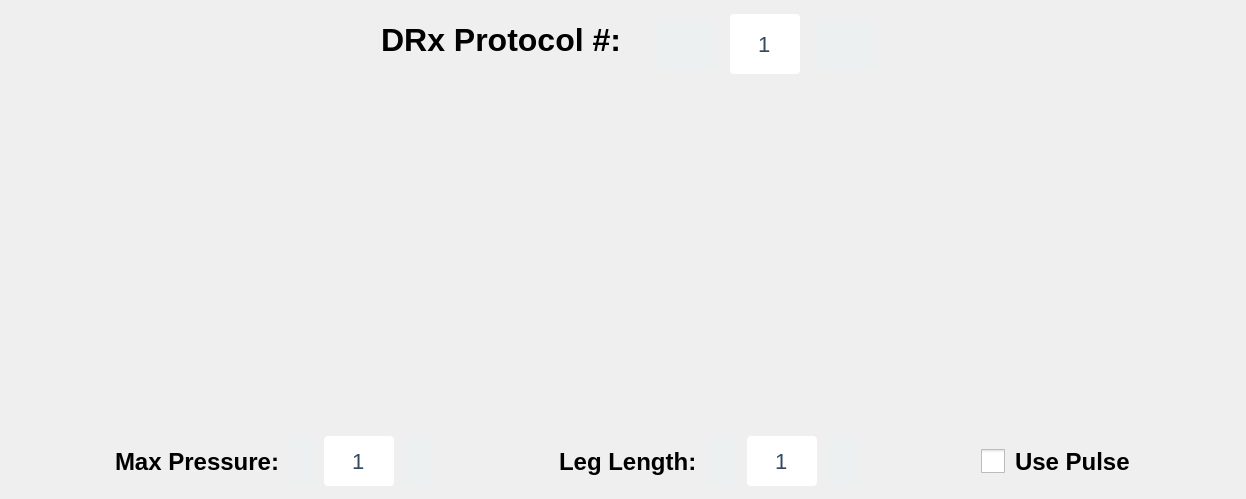
       <widget class="QWidget" name="preset_protocols_tab">
        <property name="sizePolicy">
         <sizepolicy hsizetype="MinimumExpanding" vsizetype="Expanding">
          <horstretch>0</horstretch>
          <verstretch>0</verstretch>
         </sizepolicy>
        </property>
        <property name="maximumSize">
         <size>
          <width>1246</width>
          <height>528</height>
         </size>
        </property>
        <attribute name="title">
         <string>Preset Protocol</string>
        </attribute>
        <layout class="QVBoxLayout" name="verticalLayout_4">
         <property name="leftMargin">
          <number>0</number>
         </property>
         <property name="topMargin">
          <number>0</number>
         </property>
         <property name="rightMargin">
          <number>0</number>
         </property>
         <property name="bottomMargin">
          <number>0</number>
         </property>
         <item>
          <widget class="QFrame" name="frame_3">
           <property name="maximumSize">
            <size>
             <width>1246</width>
             <height>428</height>
            </size>
           </property>
           <property name="styleSheet">
            <string notr="true">border:none;</string>
           </property>
           <property name="frameShape">
            <enum>QFrame::StyledPanel</enum>
           </property>
           <property name="frameShadow">
            <enum>QFrame::Raised</enum>
           </property>
           <layout class="QVBoxLayout" name="verticalLayout_6">
            <property name="spacing">
             <number>0</number>
            </property>
            <property name="leftMargin">
             <number>0</number>
            </property>
            <property name="topMargin">
             <number>0</number>
            </property>
            <property name="rightMargin">
             <number>0</number>
            </property>
            <property name="bottomMargin">
             <number>0</number>
            </property>
            <item>
             <widget class="QGroupBox" name="groupBox_3">
              <property name="sizePolicy">
               <sizepolicy hsizetype="Preferred" vsizetype="Preferred">
                <horstretch>0</horstretch>
                <verstretch>0</verstretch>
               </sizepolicy>
              </property>
              <property name="minimumSize">
               <size>
                <width>0</width>
                <height>79</height>
               </size>
              </property>
              <property name="maximumSize">
               <size>
                <width>1246</width>
                <height>129</height>
               </size>
              </property>
              <property name="styleSheet">
               <string notr="true">padding:0 10px;
margin-top:10px;</string>
              </property>
              <property name="title">
               <string/>
              </property>
              <layout class="QHBoxLayout" name="horizontalLayout_3">
               <property name="spacing">
                <number>15</number>
               </property>
               <property name="leftMargin">
                <number>0</number>
               </property>
               <property name="topMargin">
                <number>0</number>
               </property>
               <property name="rightMargin">
                <number>0</number>
               </property>
               <property name="bottomMargin">
                <number>0</number>
               </property>
               <item>
                <spacer name="horizontalSpacer_4">
                 <property name="orientation">
                  <enum>Qt::Horizontal</enum>
                 </property>
                 <property name="sizeHint" stdset="0">
                  <size>
                   <width>40</width>
                   <height>20</height>
                  </size>
                 </property>
                </spacer>
               </item>
               <item>
                <widget class="QLabel" name="label_5">
                 <property name="maximumSize">
                  <size>
                   <width>400</width>
                   <height>120</height>
                  </size>
                 </property>
                 <property name="styleSheet">
                  <string notr="true">
                                                                            font-size: 32px;
                                                                            font-weight: bold;
                                                                            margin: 5px 0px;</string>
                 </property>
                 <property name="text">
                  <string>DRx Protocol #: </string>
                 </property>
                 <property name="alignment">
                  <set>Qt::AlignCenter</set>
                 </property>
                </widget>
               </item>
               <item>
                <widget class="QLabel" name="backward_button_protocol_image">
                 <property name="minimumSize">
                  <size>
                   <width>60</width>
                   <height>60</height>
                  </size>
                 </property>
                 <property name="maximumSize">
                  <size>
                   <width>60</width>
                   <height>60</height>
                  </size>
                 </property>
                 <property name="styleSheet">
                  <string notr="true">
                                                                            border-bottom: 1px solid
                                                                            #bdc3c7; padding: 2px;
                                                                            background-color:
                                                                            #ecf0f1;
                                                                            border: 1px solid
                                                                            #bdc3c7;
                                                                            border-radius: 4px;</string>
                 </property>
                 <property name="text">
                  <string/>
                 </property>
                 <property name="textFormat">
                  <enum>Qt::PlainText</enum>
                 </property>
                 <property name="pixmap">
                  <pixmap>images/buttons/arrow-back.png</pixmap>
                 </property>
                 <property name="scaledContents">
                  <bool>true</bool>
                 </property>
                 <property name="alignment">
                  <set>Qt::AlignCenter</set>
                 </property>
                 <property name="wordWrap">
                  <bool>false</bool>
                 </property>
                </widget>
               </item>
               <item>
                <widget class="QLineEdit" name="protocol_number_field">
                 <property name="minimumSize">
                  <size>
                   <width>70</width>
                   <height>40</height>
                  </size>
                 </property>
                 <property name="maximumSize">
                  <size>
                   <width>70</width>
                   <height>70</height>
                  </size>
                 </property>
                 <property name="styleSheet">
                  <string notr="true">font-size:22px;
                                                                            background-color: white;
                                                                            border: 1px solid
                                                                            #bdc3c7;
                                                                            border-radius: 4px;
                                                                            padding: 4px 4px;
                                                               
                                                                            color: #34495e;
                                                                            min-width: 60px;</string>
                 </property>
                 <property name="text">
                  <string>1</string>
                 </property>
                 <property name="alignment">
                  <set>Qt::AlignCenter</set>
                 </property>
                </widget>
               </item>
               <item>
                <widget class="QLabel" name="forward_button_protocol_image">
                 <property name="minimumSize">
                  <size>
                   <width>60</width>
                   <height>60</height>
                  </size>
                 </property>
                 <property name="maximumSize">
                  <size>
                   <width>60</width>
                   <height>60</height>
                  </size>
                 </property>
                 <property name="styleSheet">
                  <string notr="true">
                                                                            border-bottom: 1px solid
                                                                            #bdc3c7; padding: 2px;
                                                                            background-color:
                                                                            #ecf0f1;
                                                                            border: 1px solid
                                                                            #bdc3c7;
                                                                            border-radius: 4px;</string>
                 </property>
                 <property name="text">
                  <string/>
                 </property>
                 <property name="pixmap">
                  <pixmap>images/buttons/arrow-forward.png</pixmap>
                 </property>
                 <property name="scaledContents">
                  <bool>true</bool>
                 </property>
                 <property name="alignment">
                  <set>Qt::AlignCenter</set>
                 </property>
                 <property name="wordWrap">
                  <bool>false</bool>
                 </property>
                </widget>
               </item>
               <item>
                <spacer name="horizontalSpacer_5">
                 <property name="orientation">
                  <enum>Qt::Horizontal</enum>
                 </property>
                 <property name="sizeHint" stdset="0">
                  <size>
                   <width>40</width>
                   <height>20</height>
                  </size>
                 </property>
                </spacer>
               </item>
              </layout>
             </widget>
            </item>
            <item>
             <widget class="QGroupBox" name="groupBox_14">
              <property name="minimumSize">
               <size>
                <width>1246</width>
                <height>350</height>
               </size>
              </property>
              <property name="maximumSize">
               <size>
                <width>1246</width>
                <height>400</height>
               </size>
              </property>
              <property name="styleSheet">
               <string notr="true">padding:15px 15px;</string>
              </property>
              <property name="title">
               <string/>
              </property>
              <layout class="QHBoxLayout" name="horizontalLayout_11">
               <property name="spacing">
                <number>0</number>
               </property>
               <property name="leftMargin">
                <number>0</number>
               </property>
               <property name="topMargin">
                <number>0</number>
               </property>
               <property name="rightMargin">
                <number>0</number>
               </property>
               <property name="bottomMargin">
                <number>15</number>
               </property>
               <item>
                <widget class="QLabel" name="label_protocol_image">
                 <property name="sizePolicy">
                  <sizepolicy hsizetype="MinimumExpanding" vsizetype="MinimumExpanding">
                   <horstretch>0</horstretch>
                   <verstretch>0</verstretch>
                  </sizepolicy>
                 </property>
                 <property name="minimumSize">
                  <size>
                   <width>400</width>
                   <height>225</height>
                  </size>
                 </property>
                 <property name="maximumSize">
                  <size>
                   <width>1000</width>
                   <height>300</height>
                  </size>
                 </property>
                 <property name="styleSheet">
                  <string notr="true">border:2px
                                                                            solid rgb(0, 170, 255);
                                                                            border-radius:5px;
                                                                            padding:0px;
                                                                            margin:5px;</string>
                 </property>
                 <property name="pixmap">
                  <pixmap>images/graphics/protocol-graphics/1.png</pixmap>
                 </property>
                 <property name="scaledContents">
                  <bool>true</bool>
                 </property>
                 <property name="margin">
                  <number>0</number>
                 </property>
                </widget>
               </item>
              </layout>
             </widget>
            </item>
           </layout>
          </widget>
         </item>
         <item>
          <widget class="QGroupBox" name="groupBox_15">
           <property name="sizePolicy">
            <sizepolicy hsizetype="Maximum" vsizetype="MinimumExpanding">
             <horstretch>0</horstretch>
             <verstretch>0</verstretch>
            </sizepolicy>
           </property>
           <property name="minimumSize">
            <size>
             <width>0</width>
             <height>65</height>
            </size>
           </property>
           <property name="maximumSize">
            <size>
             <width>1246</width>
             <height>100</height>
            </size>
           </property>
           <property name="styleSheet">
            <string notr="true">border:none;</string>
           </property>
           <property name="title">
            <string/>
           </property>
           <layout class="QHBoxLayout" name="horizontalLayout_12">
            <property name="spacing">
             <number>10</number>
            </property>
            <property name="leftMargin">
             <number>0</number>
            </property>
            <property name="topMargin">
             <number>0</number>
            </property>
            <property name="rightMargin">
             <number>0</number>
            </property>
            <property name="bottomMargin">
             <number>10</number>
            </property>
            <item>
             <spacer name="horizontalSpacer_7">
              <property name="orientation">
               <enum>Qt::Horizontal</enum>
              </property>
              <property name="sizeHint" stdset="0">
               <size>
                <width>40</width>
                <height>20</height>
               </size>
              </property>
             </spacer>
            </item>
            <item>
             <widget class="QLabel" name="label_12">
              <property name="minimumSize">
               <size>
                <width>0</width>
                <height>40</height>
               </size>
              </property>
              <property name="styleSheet">
               <string notr="true">
                                                                font-size: 24px;
                                                                font-weight: bold;
                                                            </string>
              </property>
              <property name="text">
               <string>Max Pressure:</string>
              </property>
             </widget>
            </item>
            <item>
             <widget class="QLabel" name="plus_label_pressure">
              <property name="minimumSize">
               <size>
                <width>25</width>
                <height>25</height>
               </size>
              </property>
              <property name="maximumSize">
               <size>
                <width>50</width>
                <height>50</height>
               </size>
              </property>
              <property name="styleSheet">
               <string notr="true">
                                                                border-bottom: 1px solid
                                                                #bdc3c7; padding: 2px;
                                                                background-color:
                                                                #ecf0f1;
                                                                border: 1px solid
                                                                #bdc3c7;
                                                                border-radius: 4px;</string>
              </property>
              <property name="text">
               <string/>
              </property>
              <property name="pixmap">
               <pixmap>images/buttons/plus.png</pixmap>
              </property>
              <property name="scaledContents">
               <bool>true</bool>
              </property>
              <property name="alignment">
               <set>Qt::AlignCenter</set>
              </property>
              <property name="wordWrap">
               <bool>false</bool>
              </property>
             </widget>
            </item>
            <item>
             <widget class="QLineEdit" name="pressure_field">
              <property name="minimumSize">
               <size>
                <width>70</width>
                <height>40</height>
               </size>
              </property>
              <property name="maximumSize">
               <size>
                <width>70</width>
                <height>50</height>
               </size>
              </property>
              <property name="styleSheet">
               <string notr="true">font-size:22px;
                                                                            background-color: white;
                                                                            border: 1px solid
                                                                            #bdc3c7;
                                                                            border-radius: 4px;
                                                                            padding: 4px 4px;
                                                               
                                                                            color: #34495e;
                                                                            min-width: 60px;</string>
              </property>
              <property name="text">
               <string>1</string>
              </property>
              <property name="alignment">
               <set>Qt::AlignCenter</set>
              </property>
             </widget>
            </item>
            <item>
             <widget class="QLabel" name="minus_label_pressure">
              <property name="minimumSize">
               <size>
                <width>30</width>
                <height>30</height>
               </size>
              </property>
              <property name="maximumSize">
               <size>
                <width>50</width>
                <height>50</height>
               </size>
              </property>
              <property name="styleSheet">
               <string notr="true">
                                                                border-bottom: 1px solid
                                                                #bdc3c7; padding: 2px;
                                                                background-color:
                                                                #ecf0f1;
                                                                border: 1px solid
                                                                #bdc3c7;
                                                                border-radius: 4px;</string>
              </property>
              <property name="text">
               <string/>
              </property>
              <property name="pixmap">
               <pixmap>images/buttons/minus.png</pixmap>
              </property>
              <property name="scaledContents">
               <bool>true</bool>
              </property>
              <property name="alignment">
               <set>Qt::AlignCenter</set>
              </property>
              <property name="wordWrap">
               <bool>false</bool>
              </property>
             </widget>
            </item>
            <item>
             <spacer name="horizontalSpacer">
              <property name="orientation">
               <enum>Qt::Horizontal</enum>
              </property>
              <property name="sizeHint" stdset="0">
               <size>
                <width>40</width>
                <height>20</height>
               </size>
              </property>
             </spacer>
            </item>
            <item>
             <widget class="QLabel" name="label_13">
              <property name="minimumSize">
               <size>
                <width>0</width>
                <height>40</height>
               </size>
              </property>
              <property name="styleSheet">
               <string notr="true">
                                                                font-size: 24px;
                                                                font-weight: bold;
                                                            </string>
              </property>
              <property name="text">
               <string>Leg Length:</string>
              </property>
             </widget>
            </item>
            <item>
             <widget class="QLabel" name="plus_label_leg_length">
              <property name="minimumSize">
               <size>
                <width>30</width>
                <height>30</height>
               </size>
              </property>
              <property name="maximumSize">
               <size>
                <width>50</width>
                <height>50</height>
               </size>
              </property>
              <property name="styleSheet">
               <string notr="true">
                                                                border-bottom: 1px solid
                                                                #bdc3c7; padding: 2px;
                                                                background-color:
                                                                #ecf0f1;
                                                                border: 1px solid
                                                                #bdc3c7;
                                                                border-radius: 4px;</string>
              </property>
              <property name="text">
               <string/>
              </property>
              <property name="pixmap">
               <pixmap>images/buttons/plus.png</pixmap>
              </property>
              <property name="scaledContents">
               <bool>true</bool>
              </property>
              <property name="alignment">
               <set>Qt::AlignCenter</set>
              </property>
              <property name="wordWrap">
               <bool>false</bool>
              </property>
             </widget>
            </item>
            <item>
             <widget class="QLineEdit" name="leg_length_field">
              <property name="minimumSize">
               <size>
                <width>70</width>
                <height>50</height>
               </size>
              </property>
              <property name="maximumSize">
               <size>
                <width>70</width>
                <height>50</height>
               </size>
              </property>
              <property name="styleSheet">
               <string notr="true">font-size:22px;
                                                                            background-color: white;
                                                                            border: 1px solid
                                                                            #bdc3c7;
                                                                            border-radius: 4px;
                                                                            padding: 4px 4px;
                                                               
                                                                            color: #34495e;
                                                                            min-width: 60px;</string>
              </property>
              <property name="text">
               <string>1</string>
              </property>
              <property name="alignment">
               <set>Qt::AlignCenter</set>
              </property>
             </widget>
            </item>
            <item>
             <widget class="QLabel" name="minus_label_leg_length">
              <property name="minimumSize">
               <size>
                <width>30</width>
                <height>30</height>
               </size>
              </property>
              <property name="maximumSize">
               <size>
                <width>50</width>
                <height>50</height>
               </size>
              </property>
              <property name="styleSheet">
               <string notr="true">
                                                                border-bottom: 1px solid
                                                                #bdc3c7; padding: 2px;
                                                                background-color:
                                                                #ecf0f1;
                                                                border: 1px solid
                                                                #bdc3c7;
                                                                border-radius: 4px;</string>
              </property>
              <property name="text">
               <string/>
              </property>
              <property name="pixmap">
               <pixmap>images/buttons/minus.png</pixmap>
              </property>
              <property name="scaledContents">
               <bool>true</bool>
              </property>
              <property name="alignment">
               <set>Qt::AlignCenter</set>
              </property>
              <property name="wordWrap">
               <bool>false</bool>
              </property>
             </widget>
            </item>
            <item>
             <spacer name="horizontalSpacer_2">
              <property name="orientation">
               <enum>Qt::Horizontal</enum>
              </property>
              <property name="sizeHint" stdset="0">
               <size>
                <width>40</width>
                <height>20</height>
               </size>
              </property>
             </spacer>
            </item>
            <item>
             <widget class="QCheckBox" name="checkBox_showPressure_2">
              <property name="sizePolicy">
               <sizepolicy hsizetype="Preferred" vsizetype="Preferred">
                <horstretch>0</horstretch>
                <verstretch>0</verstretch>
               </sizepolicy>
              </property>
              <property name="minimumSize">
               <size>
                <width>150</width>
                <height>0</height>
               </size>
              </property>
              <property name="maximumSize">
               <size>
                <width>175</width>
                <height>16777215</height>
               </size>
              </property>
              <property name="styleSheet">
               <string notr="true">

    QCheckBox {
        spacing: 10px;
        font-size: 24px;
font-weight:bold;
    }

    QCheckBox::indicator {
        width: 24px;
        height: 24px;
    }
</string>
              </property>
              <property name="text">
               <string>Use Pulse</string>
              </property>
              <property name="iconSize">
               <size>
                <width>50</width>
                <height>50</height>
               </size>
              </property>
              <property name="tristate">
               <bool>false</bool>
              </property>
             </widget>
            </item>
            <item>
             <spacer name="horizontalSpacer_6">
              <property name="orientation">
               <enum>Qt::Horizontal</enum>
              </property>
              <property name="sizeHint" stdset="0">
               <size>
                <width>40</width>
                <height>20</height>
               </size>
              </property>
             </spacer>
            </item>
           </layout>
          </widget>
         </item>
        </layout>
       </widget>
